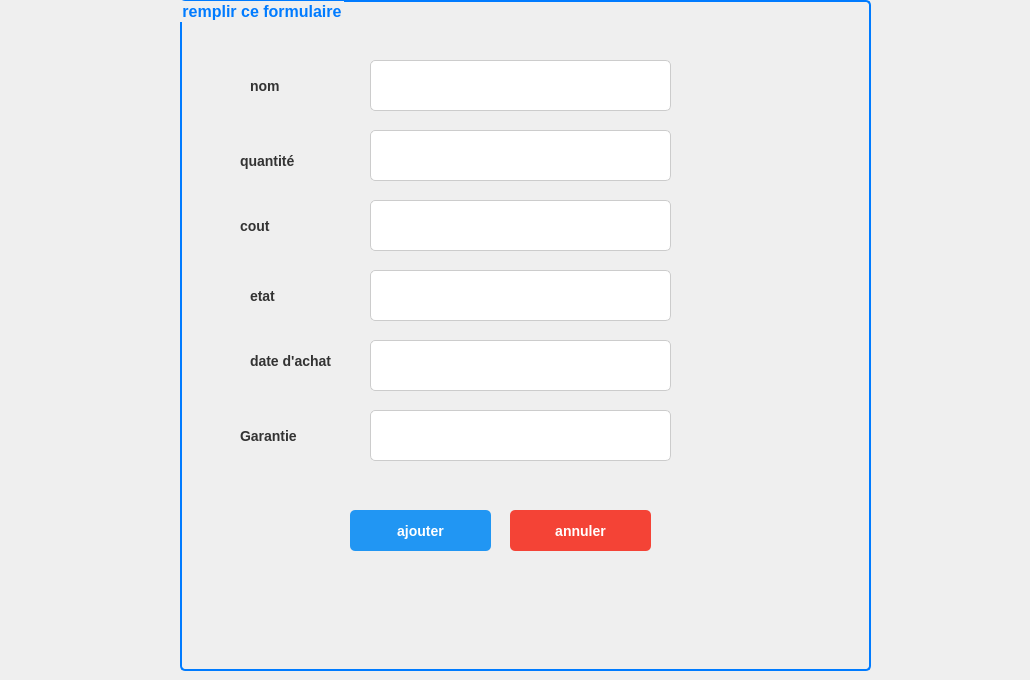
    <widget class="QWidget" name="page_2">
     <widget class="QGroupBox" name="groupBox">
      <property name="geometry">
       <rect>
        <x>180</x>
        <y>0</y>
        <width>691</width>
        <height>671</height>
       </rect>
      </property>
      <property name="styleSheet">
       <string notr="true">QGroupBox {
    border: 2px solid #007bff;
    border-radius: 5px;
    padding: 10px;
    font-size: 16px;
    font-weight: bold;
    color: #007bff;
}
</string>
      </property>
      <property name="title">
       <string>remplir ce formulaire</string>
      </property>
      <widget class="QLineEdit" name="lineEdit_2">
       <property name="geometry">
        <rect>
         <x>190</x>
         <y>60</y>
         <width>301</width>
         <height>51</height>
        </rect>
       </property>
       <property name="styleSheet">
        <string notr="true">QLineEdit {
    background-color: #ffffff; /* Fond blanc */
    border: 1px solid #cccccc; /* Bordure grise */
    border-radius: 5px; /* Coins arrondis */
    padding: 8px; /* Espace intérieur */
    font-size: 14px; /* Taille de la police */
    color: #333333; /* Couleur du texte gris foncé */
}

QLineEdit:focus {
    border: 2px solid #2196f3; /* Bordure bleue lorsqu'il est sélectionné */
}</string>
       </property>
       <property name="text">
        <string/>
       </property>
      </widget>
      <widget class="QLineEdit" name="lineEdit_4">
       <property name="geometry">
        <rect>
         <x>190</x>
         <y>130</y>
         <width>301</width>
         <height>51</height>
        </rect>
       </property>
       <property name="styleSheet">
        <string notr="true">QLineEdit {
    background-color: #ffffff; /* Fond blanc */
    border: 1px solid #cccccc; /* Bordure grise */
    border-radius: 5px; /* Coins arrondis */
    padding: 8px; /* Espace intérieur */
    font-size: 14px; /* Taille de la police */
    color: #333333; /* Couleur du texte gris foncé */
}

QLineEdit:focus {
    border: 2px solid #2196f3; /* Bordure bleue lorsqu'il est sélectionné */
}</string>
       </property>
       <property name="text">
        <string/>
       </property>
      </widget>
      <widget class="QLineEdit" name="lineEdit_5">
       <property name="geometry">
        <rect>
         <x>190</x>
         <y>340</y>
         <width>301</width>
         <height>51</height>
        </rect>
       </property>
       <property name="styleSheet">
        <string notr="true">QLineEdit {
    background-color: #ffffff; /* Fond blanc */
    border: 1px solid #cccccc; /* Bordure grise */
    border-radius: 5px; /* Coins arrondis */
    padding: 8px; /* Espace intérieur */
    font-size: 14px; /* Taille de la police */
    color: #333333; /* Couleur du texte gris foncé */
}

QLineEdit:focus {
    border: 2px solid #2196f3; /* Bordure bleue lorsqu'il est sélectionné */
}</string>
       </property>
       <property name="text">
        <string/>
       </property>
      </widget>
      <widget class="QLineEdit" name="lineEdit_6">
       <property name="geometry">
        <rect>
         <x>190</x>
         <y>270</y>
         <width>301</width>
         <height>51</height>
        </rect>
       </property>
       <property name="styleSheet">
        <string notr="true">QLineEdit {
    background-color: #ffffff; /* Fond blanc */
    border: 1px solid #cccccc; /* Bordure grise */
    border-radius: 5px; /* Coins arrondis */
    padding: 8px; /* Espace intérieur */
    font-size: 14px; /* Taille de la police */
    color: #333333; /* Couleur du texte gris foncé */
}

QLineEdit:focus {
    border: 2px solid #2196f3; /* Bordure bleue lorsqu'il est sélectionné */
}</string>
       </property>
       <property name="text">
        <string/>
       </property>
      </widget>
      <widget class="QLineEdit" name="lineEdit_8">
       <property name="geometry">
        <rect>
         <x>190</x>
         <y>200</y>
         <width>301</width>
         <height>51</height>
        </rect>
       </property>
       <property name="styleSheet">
        <string notr="true">QLineEdit {
    background-color: #ffffff; /* Fond blanc */
    border: 1px solid #cccccc; /* Bordure grise */
    border-radius: 5px; /* Coins arrondis */
    padding: 8px; /* Espace intérieur */
    font-size: 14px; /* Taille de la police */
    color: #333333; /* Couleur du texte gris foncé */
}

QLineEdit:focus {
    border: 2px solid #2196f3; /* Bordure bleue lorsqu'il est sélectionné */
}</string>
       </property>
       <property name="text">
        <string/>
       </property>
      </widget>
      <widget class="QLineEdit" name="lineEdit_7">
       <property name="geometry">
        <rect>
         <x>190</x>
         <y>410</y>
         <width>301</width>
         <height>51</height>
        </rect>
       </property>
       <property name="styleSheet">
        <string notr="true">QLineEdit {
    background-color: #ffffff; /* Fond blanc */
    border: 1px solid #cccccc; /* Bordure grise */
    border-radius: 5px; /* Coins arrondis */
    padding: 8px; /* Espace intérieur */
    font-size: 14px; /* Taille de la police */
    color: #333333; /* Couleur du texte gris foncé */
}

QLineEdit:focus {
    border: 2px solid #2196f3; /* Bordure bleue lorsqu'il est sélectionné */
}</string>
       </property>
       <property name="text">
        <string/>
       </property>
      </widget>
      <widget class="QLabel" name="label_2">
       <property name="geometry">
        <rect>
         <x>70</x>
         <y>60</y>
         <width>111</width>
         <height>51</height>
        </rect>
       </property>
       <property name="styleSheet">
        <string notr="true">QLabel {
    font-size: 14px; /* Taille de la police */
    font-weight: bold; /* Texte en gras */
    color: #333333; /* Couleur du texte gris foncé */
}</string>
       </property>
       <property name="text">
        <string>nom</string>
       </property>
      </widget>
      <widget class="QLabel" name="label_3">
       <property name="geometry">
        <rect>
         <x>60</x>
         <y>140</y>
         <width>111</width>
         <height>41</height>
        </rect>
       </property>
       <property name="styleSheet">
        <string notr="true">QLabel {
    font-size: 14px; /* Taille de la police */
    font-weight: bold; /* Texte en gras */
    color: #333333; /* Couleur du texte gris foncé */
}</string>
       </property>
       <property name="text">
        <string>quantité</string>
       </property>
      </widget>
      <widget class="QLabel" name="label_4">
       <property name="geometry">
        <rect>
         <x>60</x>
         <y>210</y>
         <width>121</width>
         <height>31</height>
        </rect>
       </property>
       <property name="styleSheet">
        <string notr="true">QLabel {
    font-size: 14px; /* Taille de la police */
    font-weight: bold; /* Texte en gras */
    color: #333333; /* Couleur du texte gris foncé */
}</string>
       </property>
       <property name="text">
        <string>cout</string>
       </property>
      </widget>
      <widget class="QLabel" name="label_7">
       <property name="geometry">
        <rect>
         <x>70</x>
         <y>280</y>
         <width>111</width>
         <height>31</height>
        </rect>
       </property>
       <property name="styleSheet">
        <string notr="true">QLabel {
    font-size: 14px; /* Taille de la police */
    font-weight: bold; /* Texte en gras */
    color: #333333; /* Couleur du texte gris foncé */
}</string>
       </property>
       <property name="text">
        <string>etat</string>
       </property>
      </widget>
      <widget class="QLabel" name="label_8">
       <property name="geometry">
        <rect>
         <x>70</x>
         <y>340</y>
         <width>101</width>
         <height>41</height>
        </rect>
       </property>
       <property name="styleSheet">
        <string notr="true">QLabel {
    font-size: 14px; /* Taille de la police */
    font-weight: bold; /* Texte en gras */
    color: #333333; /* Couleur du texte gris foncé */
}</string>
       </property>
       <property name="text">
        <string>date d'achat</string>
       </property>
      </widget>
      <widget class="QLabel" name="label_9">
       <property name="geometry">
        <rect>
         <x>60</x>
         <y>410</y>
         <width>111</width>
         <height>51</height>
        </rect>
       </property>
       <property name="styleSheet">
        <string notr="true">QLabel {
    font-size: 14px; /* Taille de la police */
    font-weight: bold; /* Texte en gras */
    color: #333333; /* Couleur du texte gris foncé */
}</string>
       </property>
       <property name="text">
        <string>Garantie</string>
       </property>
      </widget>
      <widget class="QPushButton" name="pushButton">
       <property name="geometry">
        <rect>
         <x>170</x>
         <y>510</y>
         <width>141</width>
         <height>41</height>
        </rect>
       </property>
       <property name="styleSheet">
        <string notr="true">QPushButton {
    background-color: #2196f3; /* Fond bleu */
    color: white; /* Texte blanc */
    font-size: 14px; /* Taille de la police */
    font-weight: bold; /* Texte en gras */
    border: none; /* Pas de bordure */
    border-radius: 5px; /* Coins arrondis */
    padding: 10px 20px; /* Espace intérieur */
}

QPushButton:hover {
    background-color: #1976d2; /* Fond bleu foncé au survol */
}

QPushButton:pressed {
    background-color: #0d47a1; /* Fond bleu très foncé au clic */
}</string>
       </property>
       <property name="text">
        <string>ajouter</string>
       </property>
      </widget>
      <widget class="QPushButton" name="pushButton_2">
       <property name="geometry">
        <rect>
         <x>330</x>
         <y>510</y>
         <width>141</width>
         <height>41</height>
        </rect>
       </property>
       <property name="styleSheet">
        <string notr="true">QPushButton {
    background-color: #f44336; /* Fond rouge */
    color: white; /* Texte blanc */
    font-size: 14px; /* Taille de la police */
    font-weight: bold; /* Texte en gras */
    border: none; /* Pas de bordure */
    border-radius: 5px; /* Coins arrondis */
    padding: 10px 20px; /* Espace intérieur */
}

QPushButton:hover {
    background-color: #d32f2f; /* Fond rouge foncé au survol */
}

QPushButton:pressed {
    background-color: #b71c1c; /* Fond rouge très foncé au clic */
}</string>
       </property>
       <property name="text">
        <string>annuler</string>
       </property>
      </widget>
     </widget>
     <widget class="QLabel" name="label_20">
      <property name="geometry">
       <rect>
        <x>950</x>
        <y>10</y>
        <width>71</width>
        <height>71</height>
       </rect>
      </property>
      <property name="text">
       <string/>
      </property>
      <property name="pixmap">
       <pixmap>../../../../Downloads/Capture_d_écran_2025-02-17_212705-removebg-preview.png</pixmap>
      </property>
      <property name="scaledContents">
       <bool>true</bool>
      </property>
     </widget>
    </widget>
